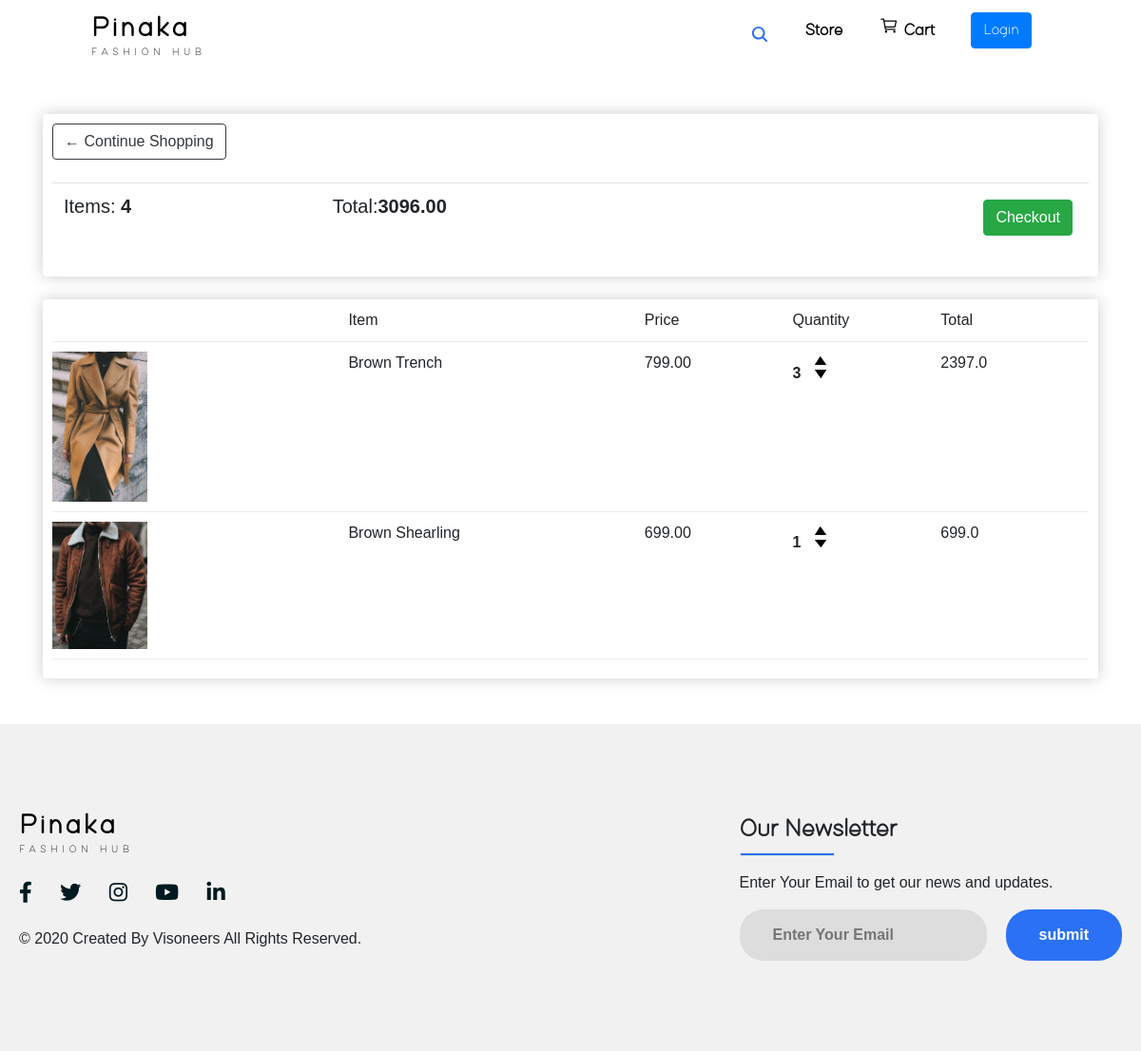
The app's page /cart/ (signed in) with its own data.
### store/models.py (models this page shows, shortened)
class Order(models.Model):
    customer=models.ForeignKey(Customer,on_delete=models.SET_NULL,blank=True,null=True)
    date_orderd=models.DateTimeField(auto_now_add=True)
    complete=models.BooleanField(default=False,null=True,blank=False)
    transaction_id=models.CharField(max_length=200,null=True)
    @property
    def get_cart_total(self):
        orderitems =self.orderitem_set.all()
        total=sum([item.get_total for item in orderitems])
        return total
    @property
    def get_cart_items(self):
        orderitems =self.orderitem_set.all()
        total=sum([item.quantity for item in orderitems])
        return total

class OrderItem(models.Model):
    product=models.ForeignKey(Product,on_delete=models.SET_NULL,blank=True,null=True)
    order=models.ForeignKey(Order,on_delete=models.SET_NULL,blank=True,null=True)
    quantity=models.IntegerField(default=0,null=True,blank=True)
    date_added=models.DateTimeField(auto_now_add=True)
    @property
    def get_total(self):
        total=self.product.price*self.quantity
        return total

class Product(models.Model):
    name=models.CharField(max_length=200,null=True)
    price=models.FloatField()
    digital=models.BooleanField(default=False,null=True,blank=False)
    image=models.ImageField(null=True,blank=True)
    @property
    def imageURL(self):
        try:
            url=self.image.url #chk
        except:
            url=' '
        return url

### store/views.py (the view)
# urls.py: path('cart/',views.cart,name="cart"),
def cart(request):
    if request.user.is_authenticated:
        customer=request.user.customer
        order,created=Order.objects.get_or_create(customer=customer,complete=False)
        items=order.orderitem_set.all()
        cartItems=order.get_cart_items
    else:
        items=[]
        order={'get_cart_total':0,'get_cart_items':0,'shipping':False}
        cartItems=order['get_cart_items']
    context={'items':items,'order':order,'get_cart_items':0}
    return render(request,'store/cart.html',context)

### store/templates/store/cart.html
{% extends 'store/main.html' %}
{% load static %}
{% block content %}
<div class="container">
    <br><br>
    <div class="row">
        <div class="col-lg-12">
            <div class="box-element">
                <a class="btn btn-outline-dark" href="{% url 'store'%}">&#x2190; Continue Shopping</a>
                <br>
                <br>
               <table class="table">
                   <tr>
                       <th><h5>Items: <strong>{{order.get_cart_items}}</strong></h5></th>
                       <th><h5>Total:<strong>{{order.get_cart_total|floatformat:2}}</strong></h5></th>
                       <th>
                        <a style="float:right; margin:5px" class="btn btn-success" href="{% url 'checkout'%}">Checkout</a>
                     </th>
                   </tr>
                </table>
            </div>
            <br>
            <div class="box-element">
                <div class="cart-row">
                    <div style="flex:2"></div>
                    <div style="flex:2">Item</div>
                    <div style="flex:1">Price</div>
                    <div style="flex:1">Quantity</div>
                    <div style="flex:1">Total</div>
                </div>
                {% for item in items %}
            <div class="cart-row">
                    <div style="flex:2"><img class="row-image"src="{{item.product.imageURL}}"></div>
                    <div style="flex:2">{{item.product.name}}</div>
                    <div style="flex:1">{{item.product.price|floatformat:2}}</div>
                    <div style="flex:1">
                        <p class="quantity">{{item.quantity}}</p>
                        <div class="quantity">
                            <img data-product={{item.product.id}} data-action="add" class="chg-quantity update-cart" src="{% static  'images/uparrow.png' %}">
                            <img data-product={{item.product.id}} data-action="remove" class="chg-quantity update-cart" src="{% static  'images/downarrow.png' %}">
                        </div>
                    </div>
                    <div style="flex:1">{{item.get_total}}</div>
            </div>
            {% endfor %}
            </div>
        </div>
    </div>
</div>
{% endblock content %}

### static/css/main.css (style rules this page uses)
html, body { margin: 0; padding: 0; width: 100%; height: 100vh; font-family: "Helvetica"; }
a, a:hover { color: black; text-decoration: none; }
.box-element { box-shadow:hsl(0, 0%, 80%) 0 0 16px; border-radius: 4px; background-color: #fff; padding: 10px; }
.cart-row { display: flex; align-items: flex-stretch; padding-bottom: 10px; margin-bottom: 10px; border-bottom: 1px solid #ececec ; }
.row-image { width: 100px; }
.quantity { display: inline-block; font-weight: 700; padding-right: 10px; }
.chg-quantity { width: 12px; cursor: pointer; display: block; margin-top: 5px; transition: 1s; }

### records on screen
Order: get_cart_items "4", get_cart_total "3096.00"
OrderItem: product.imageURL (picture), product.name "Brown Trench", product.price "799.00", quantity "3", get_total "2397.0"
OrderItem: product.imageURL (picture), product.name "Brown Shearling", product.price "699.00", quantity "1", get_total "699.0"
